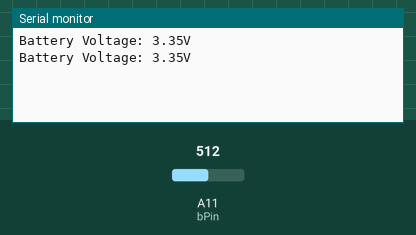
This sketch was run on a simulated Arduino Mega 2560, built with avr-gcc and run on an emulated ATmega2560. Parts: the last lines printed to the serial monitor. The inputs (shaded band) are chosen by the test bench; at power-on: A11 (bPin) = 512.

Above: at 1.9 s.
2.0 s: A11 (bPin) set to 716
At 3.2 s:
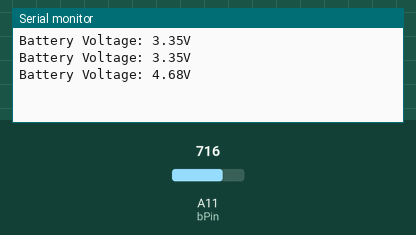
3.5 s: A11 (bPin) set to 900
At 3.5 s:
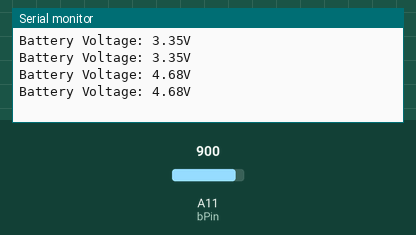
Timing chart, 0 to 6.5 s (numbered marks = the images above; inputs shaded):
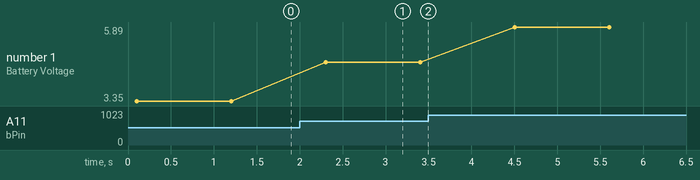

The sketch:

Battery.ino
```cpp
static byte bPin = A11;
static byte battEn = 4;

// Voltage divider resistor values.
float R1 = 10000;
float R2 = 10000;

float vDivider;
float voltage;

void setup() {
  // put your setup code here, to run once:

  Serial.begin(9600);

  // Voltage divider formula.
  vDivider = (R2 / (R1 + R2));
}

void loop() {
  // put your main code here, to run repeatedly:

  // Read analog voltage value and conver it to voltage in Volts.
  digitalWrite(battEn, HIGH);
  delay(50);
  voltage = analogRead(bPin);
  voltage = (voltage / 1024) * 3.35;
  voltage = voltage / vDivider;
  delay(50);
  digitalWrite(battEn, LOW);

  Serial.print("Battery Voltage: ");
  Serial.print(voltage);
  Serial.println("V");

  delay(1000);
}
```

Measured:
- after the input at 2.0 s, the serial monitor: prints a new line after 0.30 s (image 1)
- plotted number 1: 3.35 → 4.68 after the input at 2.0 s, 4.68 → 5.89 after the input at 3.5 s
